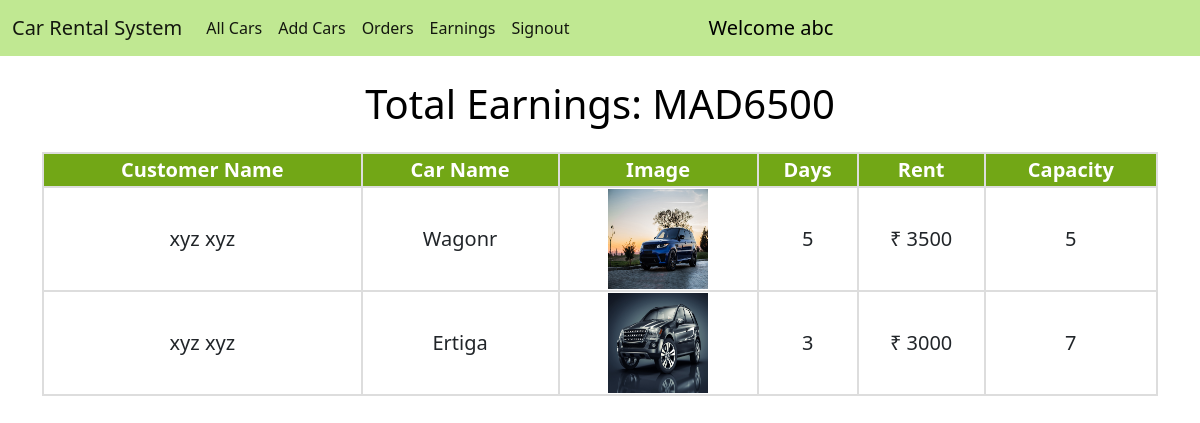
Screenshot of /earnings/ (signed in) with the database file from the repository.
### home/models.py (models this page shows, shortened)
class Order(models.Model):
    user = models.ForeignKey(User, on_delete=models.CASCADE)
    car_dealer = models.ForeignKey(CarDealer, on_delete=models.CASCADE)
    car = models.ForeignKey(Car, on_delete=models.CASCADE)
    rent = models.CharField(max_length=10)
    days = models.CharField(max_length=3)
    is_complete = models.BooleanField(default=False)

class Car(models.Model):
    name = models.CharField(max_length=50)
    image = models.ImageField(upload_to="")
    car_dealer = models.ForeignKey(CarDealer, on_delete=models.PROTECT)
    capacity = models.CharField(max_length=2)
    location = models.ForeignKey(Location, on_delete=models.SET_NULL, null=True)
    is_available = models.BooleanField(default=True)
    rent = models.CharField(max_length=10, blank=True)

### home/views.py (the view)
# urls.py: path("earnings/", views.earnings, name="earnings"),
def earnings(request):
    username = request.user
    user = User.objects.get(username=username)
    car_dealer = CarDealer.objects.get(car_dealer=user)
    orders = Order.objects.filter(car_dealer=car_dealer)
    all_orders = []
    for order in orders:
        all_orders.append(order)
    return render(request, "earnings.html", {'amount':car_dealer.earnings, 'all_orders':all_orders})

### home/templates/earnings.html (shortened to what this page needs)
{% extends 'car_dealer_navbar.html' %}
{% block body %}
<div class="container">
    {% if all_orders %}
    <h1 class="mt-4">Total Earnings: MAD{{amount}}</h1>
    <div class="users-table mt-4">
        <table>
            <tbody>
                <tr>
                    <th>Customer Name</th>
                    <th>Car Name</th>
                    <th>Image</th>
                    <th>Days</th>
                    <th>Rent</th>
                    <th>Capacity</th>
                </tr>
                {% for order in all_orders %}
                <tr>
                    <td>{{order.user.get_full_name}}</td>
                    <td>{{order.car.name}}</td>
                    <td><img src="{{order.car.image.url}}" alt="" width="100px" height="100px"></td>
                    <td>{{order.days}}</td>
                    <td>₹ {{order.rent}}</td>
                    <td>{{order.car.capacity}}</td>
                </tr>
                {% endfor %}
            </tbody>
        </table>
        {% else %}
        <br>
        <h2>No Earnings Yet</h2>
        {% endif %}
    </div>
    {% endblock %}

### home/templates/car_dealer_navbar.html (shortened to what this page needs)
<!doctype html>
<html lang="en">
<head>
  <link href="https://cdn.jsdelivr.net/npm/bootstrap@5.1.0/dist/css/bootstrap.min.css" rel="stylesheet"
>
</head>
<body>
  <nav class="navbar navbar-expand-lg navbar-light sticky-top">
    <div class="container-fluid">
      <a class="navbar-brand" href="#">Car Rental System</a>
      <div class="collapse navbar-collapse" id="navbarSupportedContent">
        <ul class="navbar-nav me-5">
          <li class="nav-item">
            <a class="nav-link active" aria-current="page" href="/all_cars/">All Cars</a>
          </li>
          <li class="nav-item">
            <a class="nav-link active" aria-current="page" href="/add_car/">Add Cars</a>
          </li>
          <li class="nav-item">
            <a class="nav-link active" aria-current="page" href="/all_orders/">Orders</a>
          </li>
          <li class="nav-item">
            <a class="nav-link active" aria-current="page" href="/earnings/">Earnings</a>
          </li>
          <li class="nav-item">
            <a class="nav-link active" aria-current="page" href="/signout/">Signout</a>
          </li>
        </ul>
        <a href="#" style="text-decoration: none; color: black; font-size: 20px;">&nbsp;&nbsp;&nbsp;&nbsp;&nbsp;&nbsp;&nbsp;&nbsp;&nbsp;&nbsp;&nbsp;&nbsp;&nbsp;&nbsp;&nbsp;
          Welcome {{request.user}}</a>
      </div>
    </div>
  </nav>
  {% block body %}
  {% endblock %}
</body>
</html>

### home/templates/car_dealer_navbar.html (style rules this page uses)
.navbar { background-color: #71cc0971; }

### home/templates/earnings.html (style rules this page uses)
h1 { text-align: center; color: black; }
table { border-collapse: collapse; width: 100%; text-align: center; font-size: 20px; }
th { background-color: #72a716; color: white; }
th, td { border: 2px solid #ddd; }

### rows the page displays
Order: user.get_full_name "xyz xyz", car.name "Wagonr", car.image (picture), days "5", rent "3500", car.capacity "5"
Order: user.get_full_name "xyz xyz", car.name "Ertiga", car.image (picture), days "3", rent "3000", car.capacity "7"

### other values shown
{{ request.user }} "abc"
{{ amount }} "6500"
